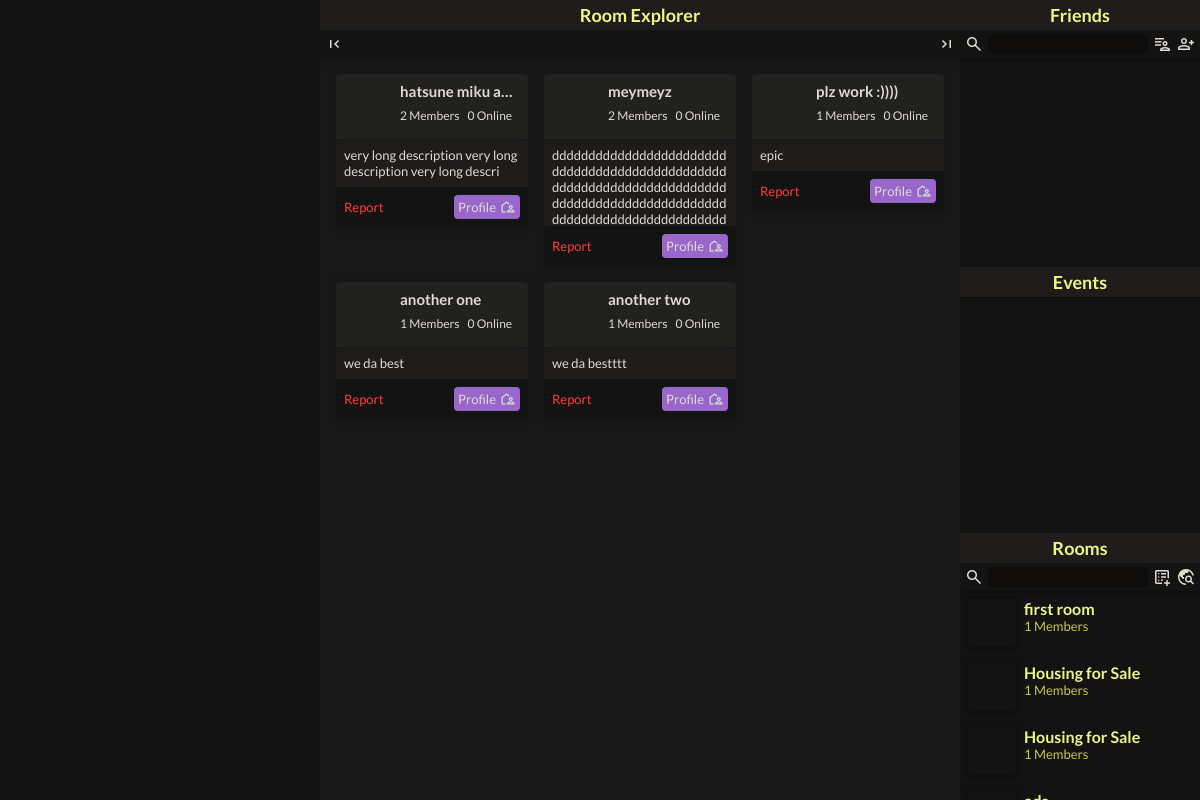
Before: /rooms/explore/ (signed in) with the older database file.
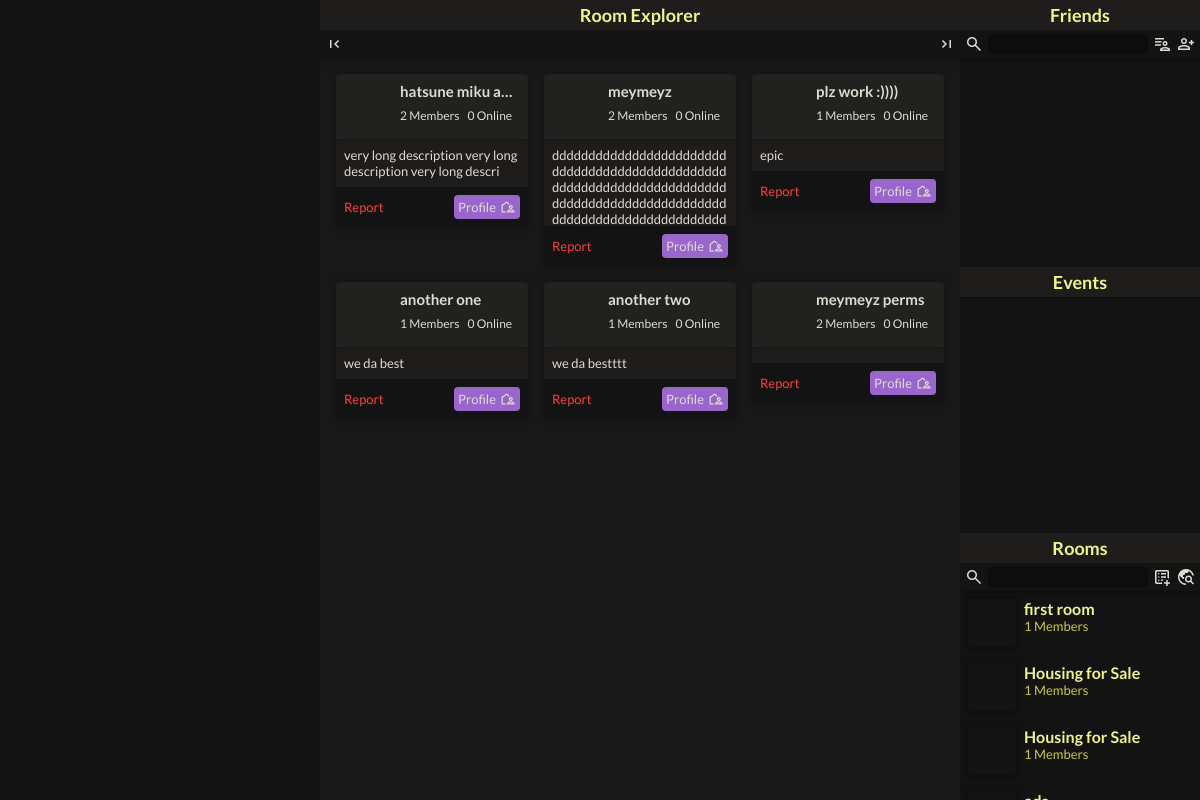
After: the same page with the newer database file.
### rooms/models.py (models this page shows, shortened)
class Room(models.Model):
    name = models.CharField(max_length=50)
    description = models.CharField(max_length=500, blank=True)
    owner = models.ForeignKey(CustomUser, related_name='servers_owned', null=True, on_delete=models.SET_NULL)
    image = models.ImageField(default='blank.png', max_length=500)
    date_added = models.DateTimeField(auto_now_add=True)
    default_role = models.OneToOneField('Role', on_delete=models.CASCADE, related_name='+', null=True)
    public = models.BooleanField(default=False)
    guests_can_view_channels = models.BooleanField(default=True)
    class Meta:
        permissions = [
            ('kick_user', 'Can kick user'),
            ('ban_user', 'Can ban user'),
            ('read_logs', 'Can read logs'),
        ]
    def __str__(self):
        return f'{self.name}'

class Member(models.Model):
    user = models.ForeignKey(CustomUser, on_delete=models.CASCADE, null=True, related_name='memberships')
    roles = models.ManyToManyField(Role, related_name='members')
    room = models.ForeignKey(Room, related_name='members', on_delete=models.CASCADE, null=True)
    date_added = models.DateTimeField(auto_now_add=True)
    nickname = models.CharField(max_length=30, blank=True)
    objects = MemberQuerySet.as_manager()
    class Meta:
        permissions = [
            ('change_nickname', 'Can change nickname'),
            ('manage_nickname', 'Can manage nickname')
        ]

### rooms/views.py (the view)
# urls.py: path('explore/', views.RoomListView.as_view(), name='explore-rooms'),
class RoomListView(ListView):
    model = Room
    template_name = 'rooms/explore-rooms.html'
    context_object_name = 'rooms'
    def get_queryset(self):
        queryset = super().get_queryset()
        queryset = queryset.filter(public=True)
        return queryset

### DjangoChatApp/templatetags/custom_tags.py (called while the page is built)
@register.filter(name="is_member")
def is_member(user, room):
    return room.pk in user.memberships.all().values_list('room', flat=True)

### rooms/models.py (called while the page is built)
    def online(self):
        return self.filter(user__status='online')

### users/models.py (called while the page is built)
    def friendships(self):
        return Friendship.objects.filter(Q(sender=self) | Q(receiver=self))

    def pending(self):
        return self.filter(status='pending')

    def accepted(self):
        return self.filter(status='accepted')

### rooms/templates/rooms/explore-rooms.html (shortened to what this page needs)
{% extends "rooms/app.html" %}
{% load static %}
{% block app__main %}
<div class="container container--fill">
	<div class="container__header">
		Room Explorer
	</div>
    <div class="container__subheader has-shadow">
		<span class="icon icon--small left">
			<i class="material-symbols-outlined">
			</i>
		</span>
		<span class="icon icon--small right">
			<i class="material-symbols-outlined">
			</i>
		</span>
	</div>
    <div class="wrapper--remaining-space">
        <div class="container__content">
            <div class="explorer">
                {% for room in rooms %}
                    <div class="result">
                        <div class="result__header">
                            <div class="result__avatar">
                                <div class="avatar avatar--medium">
                                </div>
                            </div>
                            <div class="result__title">
                                {{ room.name }}
                            </div>
                            <div class="result__info">
                                <span class="result__members">
                                    {{ room.members.all.count }} Members
                                </span>
                                <span class="result__members">
                                    {{ room.members.all.online.count }} Online
                                </span>
                            </div>
                        </div>
                        <div class="result__description">
                            {{ room.description }}
                        </div>
                        <div class="result__footer">
                            <div class="result__report">
                                Report
                            </div>
                            {% if user|is_member:room %}
                                <a href="{% url 'room' room=room.pk %}" class="result__button result__button--profile">
                                    <span>
                                        Profile
                                    </span>
                                    <span class="icon icon--tiny">
                                        <i class="material-symbols-outlined">
                                        </i>
                                    </span>
                                </a>
                            {% endif %}
                        </div>
                    </div>
                {% endfor %}
            </div>
        </div>
    </div>
</div>
{% endblock %}

### rooms/templates/rooms/app.html (shortened to what this page needs)
{% extends "core/header.html" %}
{% load static %}
{% load custom_tags %}
{% block extrahead %}
<link rel="stylesheet" type="text/css" href="{% static 'rooms/app.css' %}">
{% endblock %}
{% block content %}
<div class="app">
	<div class="app__sidebar app__sidebar--primary">
	</div>
	<div class="app__main">
		{% block app__main %}{% endblock %}
	</div>
	<div class="app__sidebar app__sidebar--secondary">
		<div class="container container--fill">
			<div class="container__header">
				Friends
			</div>
			<div class="container__subheader has-shadow">
				<span class="icon icon--small">
					<i class="material-symbols-outlined">
					</i>
				</span>
				<span class="wrapper--remaining-space">
					<input type="text" class="container__search">
				</span>
				<span class="icon icon--small">
					<i class="material-symbols-outlined">
					</i>
				</span>
				<span class="icon icon--small">
					<i class="material-symbols-outlined">
					</i>
				</span>
			</div>
			<div class="wrapper--remaining-space">
				<ul class="container__content">
				</ul>
			</div>
		</div>
		<div class="container container--fill">
			<div class="container__header has-shadow">
				Events
			</div>
			<div class="wrapper--remaining-space">
				<div class="container__content">
				</div>
			</div>
		</div>
		<div class="container container--fill">
			<div class="container__header">
				Rooms
			</div>
			<div class="container__subheader has-shadow">
				<span class="icon icon--small icon__hoverable">
					<i class="material-symbols-outlined">
					</i>
				</span>
				<span class="wrapper--remaining-space">
					<input type="text" class="container__search">
				</span>
				<span class="icon icon--small icon--hoverable overlay__trigger" data-view-name="create-room">
					<i class="material-symbols-outlined">
					</i>
				</span>
                <a href="{% url 'explore-rooms' %}">
                    <div class="icon icon--small icon--hoverable">
                        <i class="material-symbols-outlined">
                        </i>
                    </div>
                </a>
			</div>
			<div class="wrapper--remaining-space">
				<ul class="container__content">
					{% for membership in user.memberships.all %}
                        {% with membership.room as object %}
                            {% include "./elements/membership.html" %}
                        {% endwith %}
					{% endfor %}
				</ul>
			</div>
		</div>
	</div>
</div>
{% endblock %}

### core/templates/core/header.html (shortened to what this page needs)
{% load static %}
<!DOCTYPE html>
<html>
	<head>
		<link rel="stylesheet" type="text/css" href="{% static 'core/header.css' %}">
        {% block extrahead %}{% endblock %}
	</head>
	<body>
		{% block content %}{% endblock %}
		<div class="layer layer--tooltips">
		</div>
	</body>
</html>

### rooms/templates/rooms/elements/membership.html (shortened to what this page needs)
<a class="membership" href="{% url 'room' object.pk %}">
	<span class="avatar avatar--medium has-shadow">
	</span>
	<span class="wrapper--remaining-space">
		<div class="membership__body">
			<div class="membership__name">
				{{ object }}
			</div>
			<div class="membership__count">
				{{ object.members.all.count }} Members
			</div>
		</div>
	</span>
</a>

### static/core/header.css (style rules this page uses)
.left { margin-right: auto !important; }
.right { margin-left: auto !important; }
.wrapper--remaining-space { position: relative; flex: 1; }
.has-shadow { box-shadow: 0px 0px 4px 1px #0E0D0C; }
.icon { display: flex; align-items: center; justify-content: center; box-sizing: border-box; -webkit-user-select: none; -moz-user-select: none; user-select: none; }
.icon i { color: inherit; font-size: inherit; }
.icon--hoverable { transition: color 0.2s; cursor: pointer; }
.icon--tiny { width: 1rem; height: 1rem; font-size: 1rem; }
.icon--small { width: 1.25rem; height: 1.25rem; font-size: 1.25rem; }
.layer { position: absolute; top: 0; bottom: 0; right: 0; left: 0; z-index: 1000; }
.layer--tooltips { background-color: transparent; pointer-events: none; }
.container { display: flex; flex-direction: column; color: #e0dbd1; overflow: hidden; }
.container__header { text-align: center; background-color: #1E1D1C; padding: 0.25rem; font-size: 1.125rem; font-weight: bold; color: #eff688; z-index: 4; }
.container__subheader { display: flex; padding: 0.25rem; gap: 0.25rem; font-size: 1rem; background-color: #131313; z-index: 3; }
.container__content { position: absolute; height: 100%; width: 100%; overflow: overlay; z-index: 2; }
.container--fill { flex: 1 1 0px; }
.container__search { height: 100%; width: 100%; background-color: #0E0D0C; border-radius: 0.25rem; text-indent: 0.25rem; color: #e0dbd1; }
.avatar { display: flex; align-items: center; justify-content: center; flex-shrink: 0; box-sizing: border-box; -webkit-user-select: none; -moz-user-select: none; user-select: none; }
.avatar--medium { width: 3rem; height: 3rem; font-size: 3rem; }
.membership { display: flex; padding: 0.5rem; gap: 0.5rem; transition: background-color 0.2s; cursor: pointer; }
.membership__body { display: flex; flex-direction: column; padding: 0; gap: 0; position: absolute; height: 100%; width: 100%; overflow: hidden; }
.membership__name { white-space: nowrap; text-overflow: ellipsis; overflow-x: clip; font-size: 1rem; color: #eff688; font-weight: bold; }
.membership__count { white-space: nowrap; text-overflow: ellipsis; overflow-x: clip; font-size: 0.8125rem; color: #cbc83e; }
.app { display: flex; padding: 0; gap: 0; position: absolute; top: 0; bottom: 0; left: 0; right: 0; }
.app__main { display: flex; flex-direction: column; padding: 0; gap: 0; flex: 1; background-color: #181818; overflow: hidden; }
.app__sidebar { display: flex; flex-direction: column; padding: 0; gap: 0; background-color: #131313; overflow: hidden; }
.app__sidebar--primary { width: 20rem; }
.app__sidebar--secondary { width: 15rem; }
.explorer { display: grid; grid-template-columns: repeat(3, 1fr); grid-auto-flow: row dense; padding: 1rem; gap: 1rem; }
.result { display: flex; flex-direction: column; padding: 0; gap: 0; overflow: hidden; border-radius: 4px; max-height: 12rem; height: -moz-fit-content; height: fit-content; box-shadow: 0px 0px 4px 1px #161615; transition: transform 0.2s, box-shadow 0.2s; }
.result__header { display: grid; gap: 0.5rem; grid-template-columns: auto minmax(0, 1fr); grid-template-rows: auto auto auto; background-color: #212120; padding: 0.5rem; z-index: 1; box-shadow: 0px 0px 4px 1px #161615; }
.result__avatar { grid-row: 1/-1; overflow: hidden; border-radius: 4px; }
.result__title { white-space: nowrap; text-overflow: ellipsis; overflow-x: clip; font-size: 0.9375rem; font-weight: bold; }
.result__info { display: flex; padding: 0; gap: 0.5rem; }
.result__members { font-size: 0.75rem; }
.result__description { font-size: 0.8125rem; padding: 0.5rem; overflow: auto; background-color: #1E1D1C; word-wrap: break-word; }
.result__footer { display: flex; padding: 0.5rem; gap: 0; justify-content: space-between; align-items: center; background-color: #131313; }
.result__report { color: #FF3D3D; font-size: 0.8125rem; }
.result__button { display: flex; padding: 0.25rem; gap: 0.25rem; font-size: 0.8125rem; overflow: hidden; border-radius: 4px; transition: background-color 0.2s; cursor: pointer; }
.result__button--profile { background-color: #9966cc; }
html { height: 100%; font-family: "Lato", monospace; }
body { position: absolute; top: 0; bottom: 0; right: 0; left: 0; padding: 0; margin: 0; max-width: 100%; overflow: hidden; }
a { color: inherit; text-decoration: none; }
input { margin: 0; padding: 0; border: solid 0px #888; vertical-align: top; }
ul, li { padding: 0; margin: 0; list-style-type: none; }

Changed rows visible on the page:
added Room: name "meymeyz perms", members.all.count "2", members.all.online.count "0", shows "Profile"
